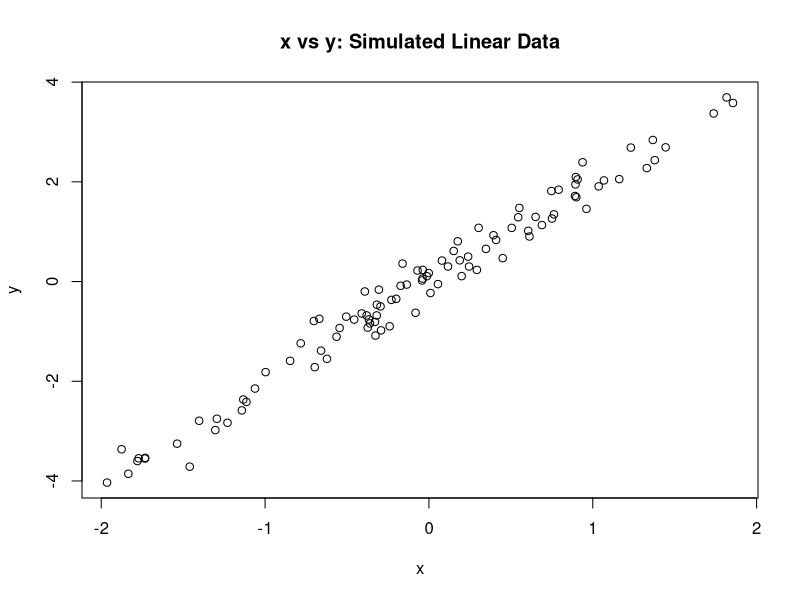

Write R code to recreate this figure.
# simulate_pair_data.R
# A collaborative exercise in Git + R
# Created by: Michelle Tang and Joss
# Last updated by: Michelle
# Date created: 7/16/25
# Last updated on: 10:11 AM 7/16/25

# Simulate predictor
x <- rnorm(100)

# Simulate response variable y
y <- 2 * x + rnorm(100, sd = 0.3)

# Create scatterplot
plot(x, y, main = "x vs y: Simulated Linear Data")